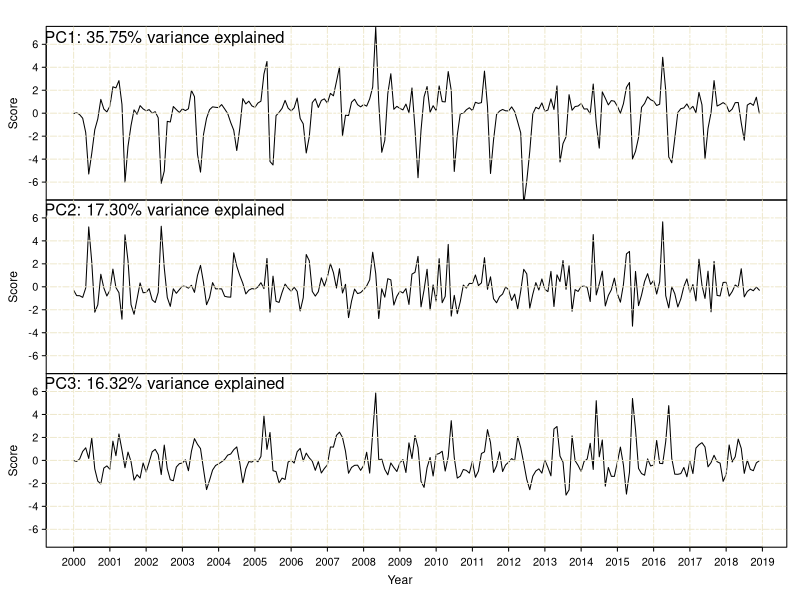

The R source for this figure: (Note: this script raises an error after producing the figure.)
###---------------------------------------------------------------------------------------------------------------
###This program plots principal component scores of groundwater
######---------------------------------------------------------------------------------------------------------------

# Set path
setwd("C:/Users/Aastha/Desktop/GWProject")

# Prepare data
Scores <- read.csv(file = "Approach_I/PC_scores.csv",header = T)[-1]
head(Scores)

#Time series data for PC scores
pc1.ts<-ts(Scores[,1],start=c(2000,1),end=c(2018,12),frequency = 12) 
pc2.ts<-ts(Scores[,2],start=c(2000,1),end=c(2018,12),frequency = 12) 
pc3.ts<-ts(Scores[,3],start=c(2000,1),end=c(2018,12),frequency = 12) 

#Plot PC scores
windows(width=18, height=15)
par(mfrow=c(3,1), mar=c(0,3.5,0,1), oma=c(4,0,2,0), mgp=c(2,.6,0), cex.lab=1.1, tcl=-.3, las=1)
#Group1
ts.plot(pc1.ts,
        gpars = list(xlab="Year",ylab="Score",cex=1,xaxt="n"),ylim=c(-7,7),
        col=c("black"),lwd=c(1,2,2,2),lty=c(1,1,1,1,1,1))
abline(v=seq(2000,2019,1),lty = 6, col = "cornsilk2")
#abline(v=seq(2000,2019,1/12),lty = 3,lwd=0.01, col = "cornsilk2")
grid (NA,NULL, lty = 6, col = "cornsilk2")
text(2002.5,6.5,"PC1: 35.75% variance explained",cex=1.5,bty="n")

#Group2
ts.plot(pc2.ts,
        gpars = list(xlab="Year",ylab="Score",cex=1,xaxt="n"),ylim=c(-7,7),
        col=c("black"),lwd=c(1,2,2,2),lty=c(1,1,1,1,1,1))
abline(v=seq(2000,2019,1),lty = 6, col = "cornsilk2")
#abline(v=seq(2000,2019,1/12),lty = 3,lwd=0.01, col = "cornsilk2")
grid (NA,NULL, lty = 6, col = "cornsilk2")
text(2002.5,6.6,"PC2: 17.30% variance explained",cex=1.5,bty="n")

#Group3
ts.plot(pc3.ts,
        gpars = list(xlab="Year",ylab="Score",cex=1,xaxt="n"),ylim=c(-7,7),
        col=c("black"),lwd=c(1,2,2,2),lty=c(1,1,1,1,1,1))
abline(v=seq(2000,2019,1),lty = 6, col = "cornsilk2")
#abline(v=seq(2000,2019,1/12),lty = 3,lwd=0.01, col = "cornsilk2")
grid (NA,NULL, lty = 6, col = "cornsilk2")
text(2002.5,6.6,"PC3: 16.32% variance explained",cex=1.5,bty="n")

year.text=c("2000","2001","2002","2003","2004","2005","2006","2007","2008","2009","2010","2011","2012","2013",
            "2014","2015","2016","2017","2018","2019")
axis(1,at=seq(2000,2019,1),labels=year.text)
title(xlab="Year", outer=TRUE)

dev.copy2pdf(file = 'Approach_I/Plot_of_PC_scores.pdf')
dev.off()

###---------------------------------------------------------------------------------------------------------------
###This program plots PCs with wells, and PCs with other variables
###---------------------------------------------------------------------------------------------------------------

W <- scale(read.csv("Approach_I/GWLevels_stationary.csv", sep=","))
S <- scale(read.csv("Approach_I/SW_stationary.csv", sep=","))
P <- scale(read.csv("Approach_I/Precipitation_stationary.csv", sep=","))
Pu <- read.csv("Approach_I/Pumping_stationary.csv", sep=",")


#PC time series
pc1.ts<-ts(Scores[,1],start=c(2000,1),end=c(2018,12),frequency = 12)
pc2.ts<-ts(Scores[,2],start=c(2000,1),end=c(2018,12),frequency = 12)
pc3.ts<-ts(Scores[,3],start=c(2000,1),end=c(2018,12),frequency = 12)

head(W)
#Wells time series
w60.ts<-ts(W[,2],start=c(2000,1),end=c(2018,12),frequency = 12)
w63.ts<-ts(W[,3],start=c(2000,1),end=c(2018,12),frequency = 12) 
w67.ts<-ts(W[,4],start=c(2000,1),end=c(2018,12),frequency = 12) 
w70.ts<-ts(W[,5],start=c(2000,1),end=c(2018,12),frequency = 12) 
w73.ts<-ts(W[,6],start=c(2000,1),end=c(2018,12),frequency = 12) 
w74.ts<-ts(W[,7],start=c(2000,1),end=c(2018,12),frequency = 12) 
w78.ts<-ts(W[,8],start=c(2000,1),end=c(2018,12),frequency = 12) 
w80.ts<-ts(W[,9],start=c(2000,1),end=c(2018,12),frequency = 12) 
w81.ts<-ts(W[,10],start=c(2000,1),end=c(2018,12),frequency = 12) 
w115.ts<-ts(W[,11],start=c(2000,1),end=c(2018,12),frequency = 12) 
w116.ts<-ts(W[,12],start=c(2000,1),end=c(2018,12),frequency = 12) 
w118.ts<-ts(W[,13],start=c(2000,1),end=c(2018,12),frequency = 12) 

#Streams time series
head(S)
g40.ts<-ts(S[,2],start=c(2000,1),end=c(2018,12),frequency = 12)
g42.ts<-ts(S[,3],start=c(2000,1),end=c(2018,12),frequency = 12)
g43.ts<-ts(S[,4],start=c(2000,1),end=c(2018,12),frequency = 12)
g45.ts<-ts(S[,5],start=c(2000,1),end=c(2018,12),frequency = 12)
g49.ts<-ts(S[,6],start=c(2000,1),end=c(2018,12),frequency = 12)
g51.ts<-ts(S[,7],start=c(2000,1),end=c(2018,12),frequency = 12)
g53.ts<-ts(S[,8],start=c(2000,1),end=c(2018,12),frequency = 12)
g65.ts<-ts(S[,9],start=c(2000,1),end=c(2018,12),frequency = 12)

#Precipitation time series
head(P)
rv.ts<-ts(P[,2],start=c(2000,1),end=c(2018,12),frequency = 12)
cdy.ts<-ts(P[,3],start=c(2000,1),end=c(2018,12),frequency = 12)
ky.ts<-ts(P[,4],start=c(2000,1),end=c(2018,12),frequency = 12)
hy.ts<-ts(P[,5],start=c(2000,1),end=c(2018,12),frequency = 12)
gi.ts<-ts(P[,6],start=c(2000,1),end=c(2018,12),frequency = 12)
gs.ts<-ts(P[,7],start=c(2000,1),end=c(2018,12),frequency = 12)
go.ts<-ts(P[,8],start=c(2000,1),end=c(2018,12),frequency = 12)
np.ts<-ts(P[,9],start=c(2000,1),end=c(2018,12),frequency = 12)
dc.ts<-ts(P[,10],start=c(2000,1),end=c(2018,12),frequency = 12)

#Pumping time series
head(Pu)
rec.ts<-ts(Pu[,2],start=c(2000,1),end=c(2013,12),frequency = 12)
pum.ts<-ts(Pu[,2],start=c(2000,1),end=c(2013,12),frequency = 12)

#####-------------------------------------PCs and groups of wells plot------------------------------------------------------------------------------
windows(width=30, height=20)
par(mfrow=c(3,1), mar=c(0,3.5,0,3), oma=c(4,2,2,0), mgp=c(2,.6,0), cex.lab=1.5, tcl=-.3, las=1)

#PC1
ts.plot(pc1.ts,w63.ts,w81.ts,w78.ts,
        gpars = list(xlab=" ",ylab=" ",cex=1,xaxt="n",yaxt ="n"),ylim=c(-6,6),
        col=c("red","gray","gold4","darkseagreen"),lwd=c(2,2,2,2),lty=c(1,1,1,1))
axis(2,cex.axis=1.2)

abline(v=seq(2000,2019,1),lty = 6, col = "cornsilk2")
grid (NA,NULL, lty = 6, col = "cornsilk2")
legend('topleft',horiz = TRUE,legend=c("PC1","W63","W81","W78"),
       col=c("red","gray","gold4","darkseagreen"),lwd=c(2,2,2,2),lty=c(1,1,1,1),cex=1.5,bty="y")
text(2011,5.5,"PC1 with Group A wells",cex=1.5,bty="n",font=1)



#PC2
ts.plot(pc2.ts,w60.ts,w74.ts,w80.ts,
        gpars = list(xlab=" ",ylab=" ",xaxt="n",yaxt ="n"),ylim=c(-6,6),
        col=c("red","gray","gold4","darkseagreen"),lwd=c(2,2,2,2),lty=c(1,1,1,1))

abline(v=seq(2000,2019,1),lty = 6, col = "cornsilk2")
grid (NA,NULL, lty = 6, col = "cornsilk2")
legend('topleft',horiz = TRUE,legend=c("PC2","W60","W74","W80"),
       col=c("red","gray","gold4","darkseagreen"),lwd=c(2,2,2,2),lty=c(1,1,1,1),cex=1.5,bty="y")
text(2011,5.5,"PC2 with Group B wells",cex=1.5,bty="n",font=1)
axis(2,cex.axis=1.2)

#PC3
ts.plot(pc3.ts,w70.ts,w73.ts,w115.ts,
        gpars = list(xlab=" ",ylab=" ",cex=1,xaxt="n",yaxt ="n"),ylim=c(-6,6),
        col=c("red","gray","gold4","darkseagreen"),lwd=c(2,2,2,2),lty=c(1,1,1,1))

abline(v=seq(2000,2019,1),lty = 6, col = "cornsilk2")
grid (NA,NULL, lty = 6, col = "cornsilk2")
legend('topleft',horiz = TRUE,legend=c("PC2","W70","W73","W115"),
       col=c("red","gray","gold4","darkseagreen"),lwd=c(2,2,2,2),lty=c(1,1,1,1),cex=1.5,bty="y")
text(2011,5.5,"PC3 with Group C wells",cex=1.5,bty="n",font=1)
axis(2,cex.axis=1.2)

year.text=c("2000","2001","2002","2003","2004","2005","2006","2007","2008","2009","2010","2011","2012","2013",
            "2014","2015","2016","2017","2018","2019")
axis(1,at=seq(2000,2019,1),labels=year.text,cex.axis = 1.2)

mtext("Standardized units",side = 2,outer = TRUE,las = 0,cex = 1)
mtext("Year",side = 1,outer = TRUE,line = 2,cex = 1)


dev.copy2pdf(file = 'Approach_I/Plot_of_PC_scores_with_wells.pdf')
dev.off()

